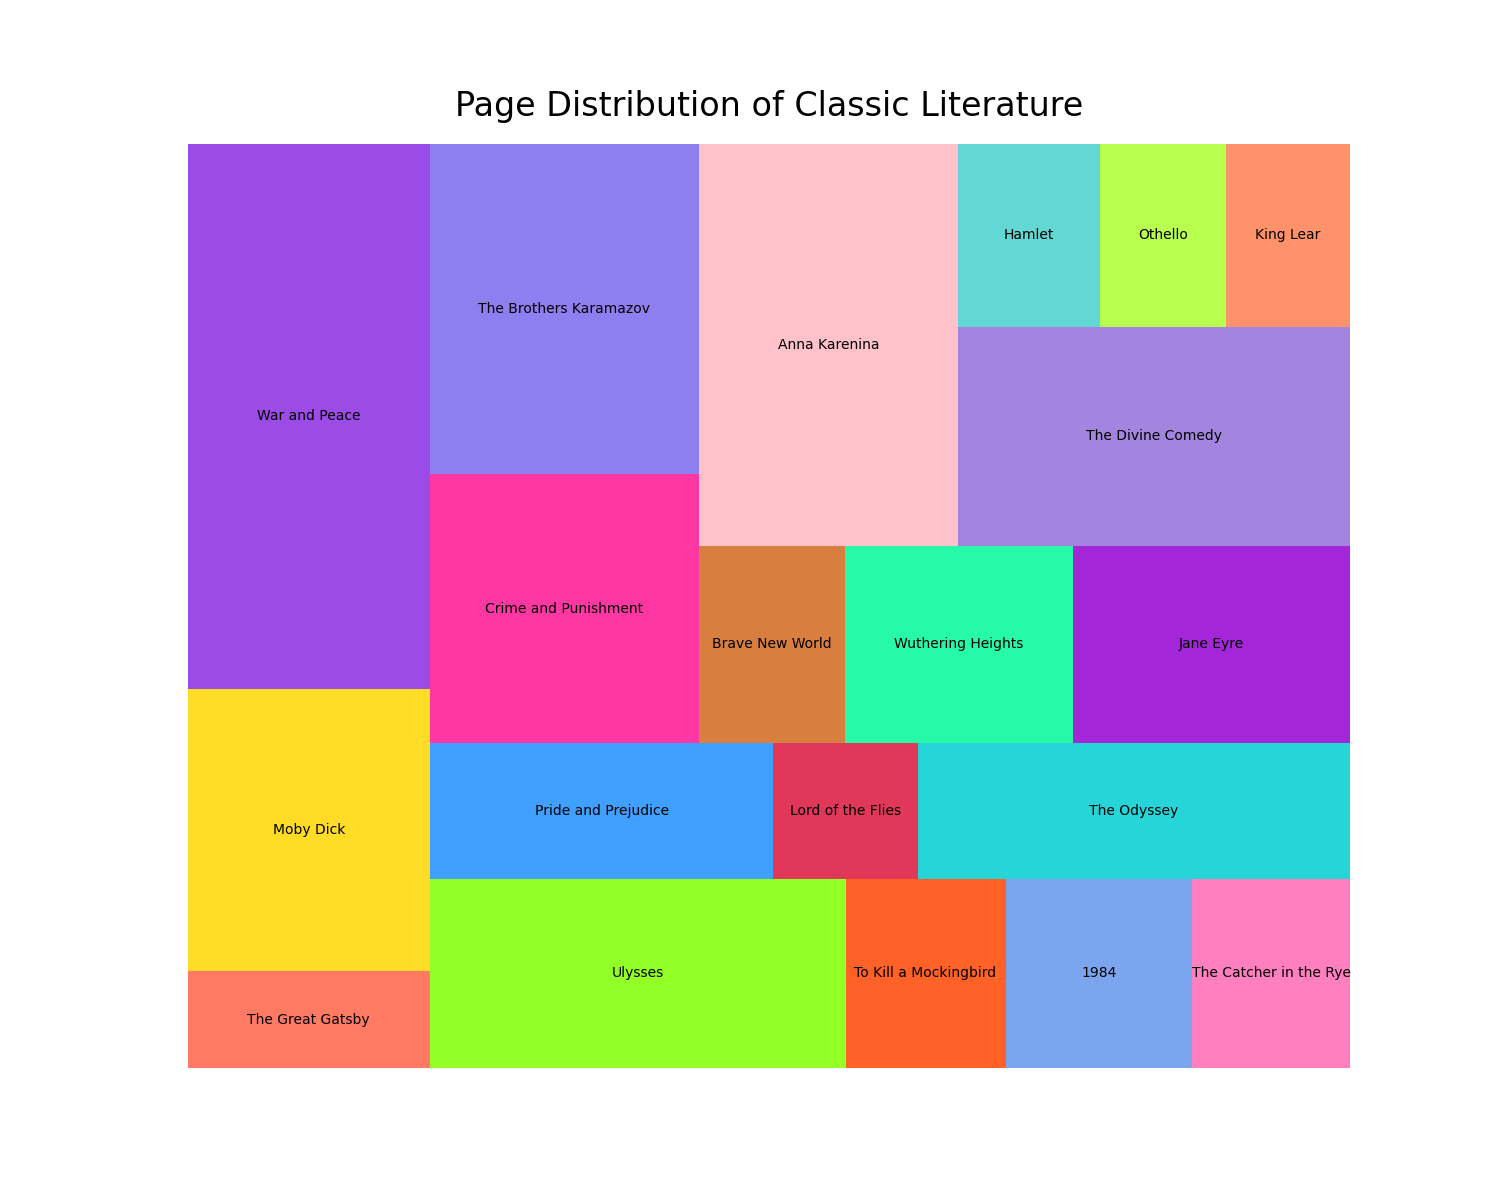

This figure's Python source:

import matplotlib.pyplot as plt
import squarify

# Data
books = ['The Great Gatsby', 'Moby Dick', 'War and Peace', 'Ulysses', 'To Kill a Mockingbird', '1984', 'The Catcher in the Rye', 'Pride and Prejudice', 'Lord of the Flies', 'The Odyssey', 'Crime and Punishment', 'The Brothers Karamazov', 'Brave New World', 'Wuthering Heights', 'Jane Eyre', 'Anna Karenina', 'The Divine Comedy', 'Hamlet', 'Othello', 'King Lear']
pages = [218, 635, 1225, 730, 281, 328, 277, 432, 182, 543, 671, 824, 268, 416, 507, 964, 798, 242, 213, 210]

# Colors
colors = ['#FF6347', '#FFD700', '#8A2BE2', '#7FFF00', '#FF4500', '#6495ED', '#FF69B4', '#1E90FF', '#DC143C', '#00CED1', '#FF1493', '#7B68EE', '#D2691E', '#00FA9A', '#9400D3', '#FFB6C1', '#9370DB', '#48D1CC', '#ADFF2F', '#FF7F50']

plt.figure(figsize=(15, 12))

# Treemap
squarify.plot(sizes=pages, label=books, color=colors, alpha=0.85)

plt.title('Page Distribution of Classic Literature', fontsize=24, pad=20)

# Removing axes
plt.axis('off')

# Display the plot
plt.show()
